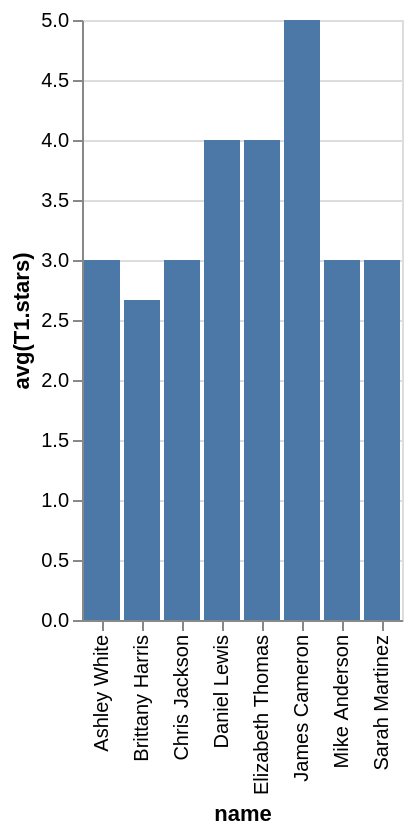

Specify this chart in Vega-Lite:
### Vega-Lite specification from a JSON file in a GitHub repository (floating-point values rounded to 4 significant figures)
{"data": {"values": [{"x_data": "Ashley White", "y_data": 3}, {"x_data": "Brittany Harris", "y_data": 2.667}, {"x_data": "Chris Jackson", "y_data": 3}, {"x_data": "Daniel Lewis", "y_data": 4}, {"x_data": "Elizabeth Thomas", "y_data": 4}, {"x_data": "James Cameron", "y_data": 5}, {"x_data": "Mike Anderson", "y_data": 3}, {"x_data": "Sarah Martinez", "y_data": 3}]}, "mark": "bar", "encoding": {"x": {"field": "x_data", "type": "nominal", "title": "name", "sort": "ascending"}, "y": {"field": "y_data", "type": "quantitative", "title": "avg(T1.stars)"}}}
